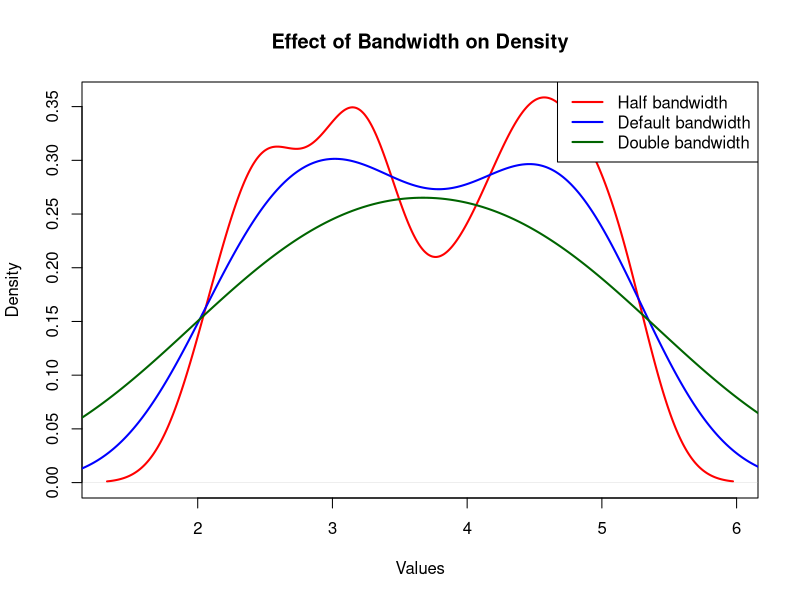

Source code (R):
y <- c(2.1, 2.4, 2.5, 2.7, 3.0, 3.1, 3.3, 3.4,
       3.8, 4.1, 4.3, 4.5, 4.6, 4.8, 5.0, 5.2)

default_bw <- bw.nrd0(y)

half_bw <- default_bw / 2
double_bw <- default_bw * 2

cat("Default bandwidth:", default_bw, "\n")
cat("Half bandwidth:", half_bw, "\n")
cat("Double bandwidth:", double_bw, "\n")

# Calculate density curves
d_half <- density(y, bw = half_bw)
d_default <- density(y, bw = default_bw)
d_double <- density(y, bw = double_bw)

# Plot comparison
plot(d_half,
     main = "Effect of Bandwidth on Density",
     xlab = "Values",
     ylab = "Density",
     col = "red",
     lwd = 2,
     ylim = c(0, max(d_half$y,
                     d_default$y,
                     d_double$y)))

lines(d_default, col = "blue", lwd = 2)
lines(d_double, col = "darkgreen", lwd = 2)

legend("topright",
       legend = c("Half bandwidth",
                  "Default bandwidth",
                  "Double bandwidth"),
       col = c("red", "blue", "darkgreen"),
       lwd = 2)
